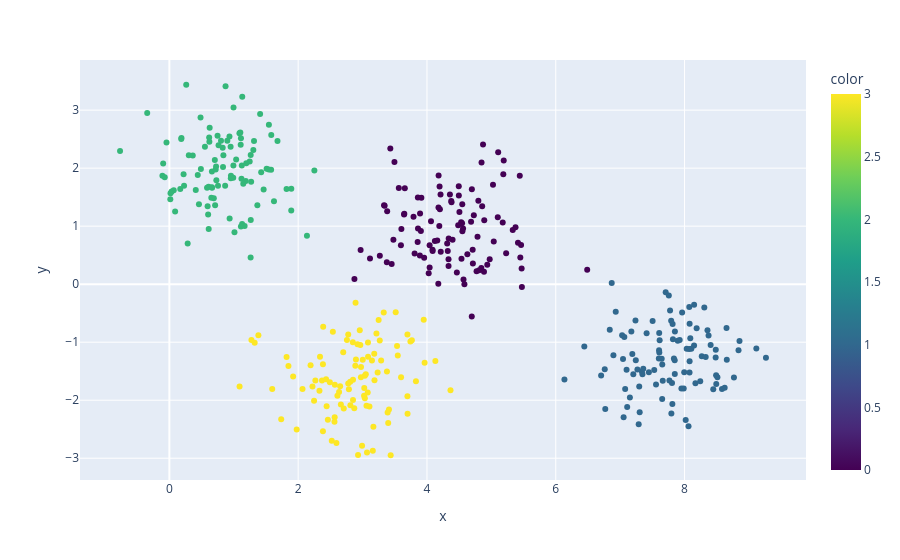

The code cell stored with this chart in its notebook:
### Markdown cell above
## Gaussian Mixture Models

A Gaussian mixture model (GMM) attempts to find a mixture of multi-dimensional Gaussian probability distributions that best model any input dataset. In the simplest case, GMMs can be used for finding clusters in the same manner as k-means:

### Code cell
from sklearn.mixture import GaussianMixture
gmm = GaussianMixture(n_components=4).fit(X)
labels = gmm.predict(X)
px.scatter(x=X[:, 0], y=X[:, 1], color=labels, color_continuous_scale='viridis')

### Figure 1 — Plotly figure (JSON) as saved in the notebook; plotly's stock layout.template omitted (floating-point values rounded to 4 significant figures; data arrays with more than 128 entries replaced by an {"elided": "..."} marker saying what was removed)
{"data": [{"hovertemplate": "x=%{x}<br>y=%{y}<br>color=%{marker.color}<extra></extra>", "legendgroup": "", "marker": {"color": {"elided": "400 int values"}, "coloraxis": "coloraxis", "symbol": "circle"}, "mode": "markers", "name": "", "orientation": "v", "showlegend": false, "type": "scatter", "x": {"elided": "400 float values"}, "xaxis": "x", "y": {"elided": "400 float values"}, "yaxis": "y"}], "layout": {"coloraxis": {"colorbar": {"title": {"text": "color"}}, "colorscale": [[0, "#440154"], [0.1111, "#482878"], [0.2222, "#3e4989"], [0.3333, "#31688e"], [0.4444, "#26828e"], [0.5556, "#1f9e89"], [0.6667, "#35b779"], [0.7778, "#6ece58"], [0.8889, "#b5de2b"], [1, "#fde725"]]}, "legend": {"tracegroupgap": 0}, "margin": {"t": 60}, "xaxis": {"anchor": "y", "domain": [0, 1], "title": {"text": "x"}}, "yaxis": {"anchor": "x", "domain": [0, 1], "title": {"text": "y"}}}}
